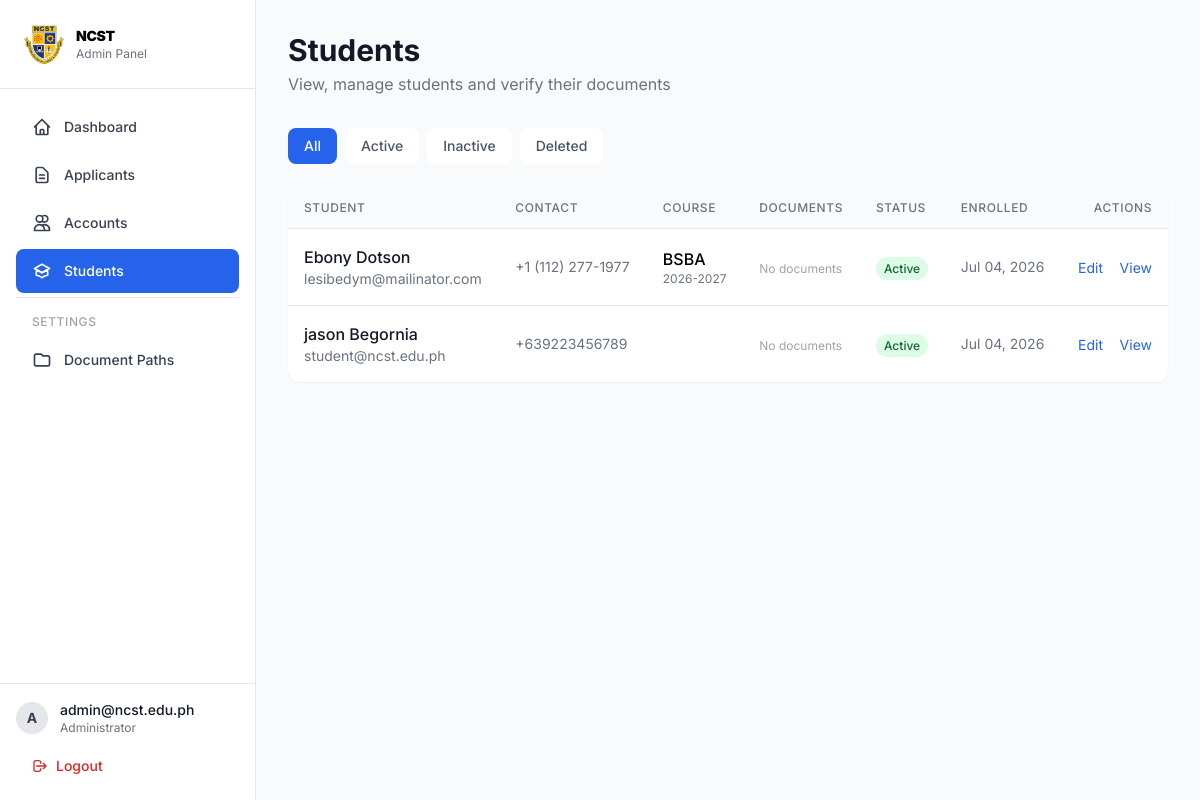
Before: /src/view/admin/students.php (signed in) with the older database file.
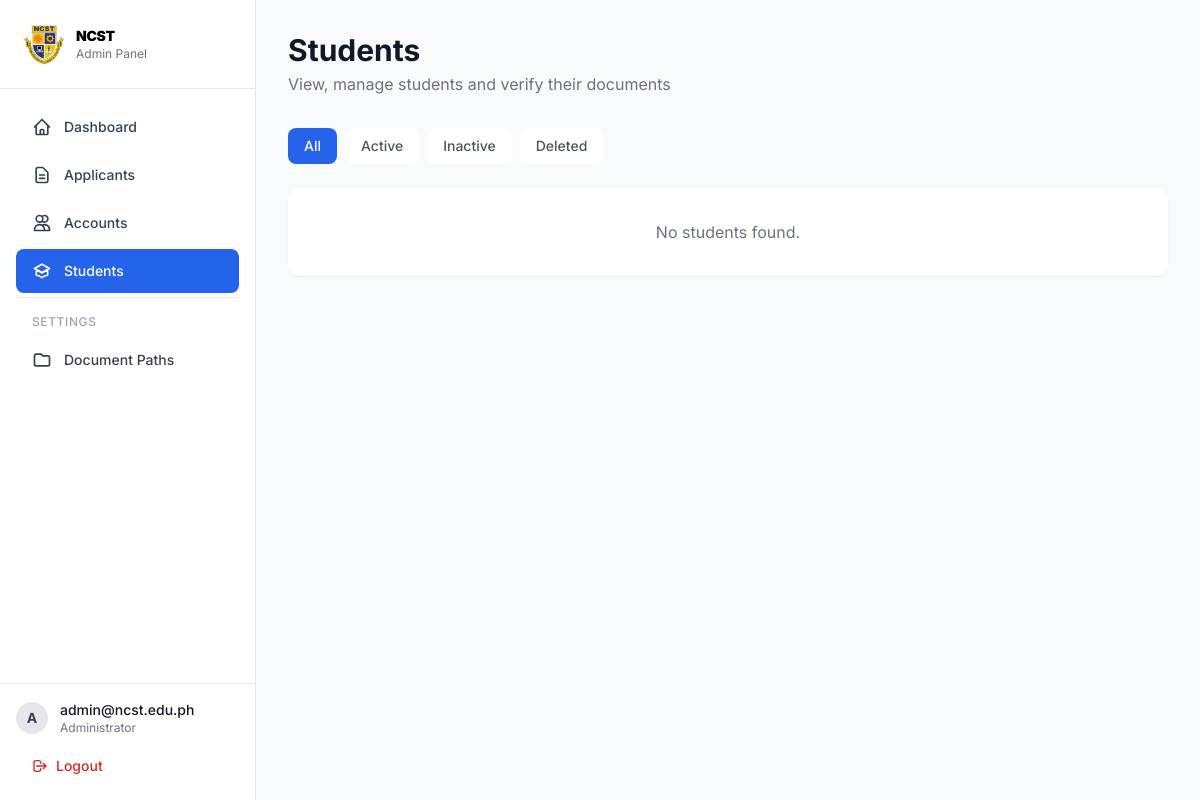
After: the same page with the newer database file.
### tables this page shows
CREATE TABLE `users` (
  `id` int(11) NOT NULL,
  `first_name` varchar(100) NOT NULL,
  `middle_name` varchar(100) DEFAULT NULL,
  `last_name` varchar(100) NOT NULL,
  `suffix` varchar(20) DEFAULT NULL,
  `birthday` date NOT NULL,
  `age` int(3) DEFAULT NULL,
  `gender` enum('Male','Female','Other') NOT NULL,
  `civil_status` enum('Single','Married','Widowed','Separated','Annulled') DEFAULT 'Single',
  `nationality` varchar(100) DEFAULT 'Filipino',
  `religion` varchar(100) DEFAULT NULL,
  `birth_place` varchar(255) DEFAULT NULL,
  `email` varchar(150) NOT NULL,
  `contact_number` varchar(20) NOT NULL,
  `home_address` varchar(255) DEFAULT NULL,
  `province` varchar(100) DEFAULT NULL,
  `city` varchar(100) DEFAULT NULL,
  `barangay` varchar(100) DEFAULT NULL,
  `zip_code` varchar(10) DEFAULT NULL,
  `password` varchar(255) NOT NULL,
  `role` enum('admin','staff','shs','college','registrar') NOT NULL DEFAULT 'college',
  `status` enum('active','inactive','pending','approved','rejected') NOT NULL DEFAULT 'pending',
  `deleted_at` date DEFAULT NULL,
  `created_by` int(11) DEFAULT NULL,
  `created_at` timestamp NOT NULL DEFAULT current_timestamp(),
  `updated_at` timestamp NOT NULL DEFAULT current_timestamp() ON UPDATE current_timestamp()
);

CREATE TABLE `students` (
  `id` int(11) NOT NULL,
  `user_id` int(11) NOT NULL,
  `father_name` varchar(255) DEFAULT NULL,
  `mother_name` varchar(255) DEFAULT NULL,
  `guardian_name` varchar(255) DEFAULT NULL,
  `guardian_contact` varchar(20) DEFAULT NULL,
  `guardian_relationship` varchar(50) DEFAULT NULL,
  `education_type` enum('freshman','transferee','shiftee') DEFAULT 'freshman',
  `highschool_name` varchar(255) DEFAULT NULL,
  `highschool_address` varchar(255) DEFAULT NULL,
  `shs_strand` varchar(100) DEFAULT NULL,
  `shs_track` varchar(100) DEFAULT NULL,
  `year_graduated` varchar(20) DEFAULT NULL,
  `lrn` varchar(20) DEFAULT NULL,
  `previous_college` varchar(255) DEFAULT NULL,
  `previous_course` varchar(100) DEFAULT NULL,
  `last_year_level` varchar(20) DEFAULT NULL,
  `preferred_course` varchar(100) DEFAULT NULL,
  `second_course` varchar(100) DEFAULT NULL,
  `semester` varchar(50) DEFAULT NULL,
  `academic_year` varchar(20) DEFAULT NULL,
  `enrollment_status` enum('pending','enrolled','not_enrolled','graduated','dropped') DEFAULT 'pending',
  `created_at` timestamp NOT NULL DEFAULT current_timestamp(),
  `updated_at` timestamp NOT NULL DEFAULT current_timestamp() ON UPDATE current_timestamp()
);

### src/config/helpers.php (called while the page is built, shortened)
<?php
function url($path = '') {
    return BASE_URL . $path;
}

### src/view/admin/students.php (the view, shortened to what the changed rows need)
<?php
require_once __DIR__ . '/sidebar.php';
$where = "WHERE u.role = 'student'";
try {
    $stmt = $pdo->query("
        SELECT u.*, s.preferred_course, s.academic_year, s.enrollment_status,
               a.id as applicant_id
        FROM users u
        LEFT JOIN students s ON s.user_id = u.id
        LEFT JOIN applicants a ON a.user_id = u.id
        $where
        ORDER BY u.created_at DESC
    ");
    $students = $stmt->fetchAll();
    $doc_counts = [];
} catch (Exception $e) {
    $students = [];
    $doc_counts = [];
    $all_docs = [];
}
?>
<div class="mb-8">
    <h1 class="text-3xl font-bold text-gray-900">Students</h1>
</div>
<div class="bg-white rounded-xl shadow-sm overflow-hidden">
    <?php if (empty($students)): ?>
        <div class="p-8 text-center text-gray-500">
            <p>No students found.</p>
        </div>
    <?php else: ?>
        <div class="overflow-x-auto">
            <table class="w-full">
                <thead class="bg-gray-50 border-b">
                    <tr>
                        <th class="px-4 py-3 text-left text-xs font-medium text-gray-500 uppercase tracking-wider">Student
                        </th>
                        <th class="px-4 py-3 text-left text-xs font-medium text-gray-500 uppercase tracking-wider">Contact
                        </th>
                        <th class="px-4 py-3 text-left text-xs font-medium text-gray-500 uppercase tracking-wider">Course
                        </th>
                        <th class="px-4 py-3 text-left text-xs font-medium text-gray-500 uppercase tracking-wider">Documents
                        </th>
                        <th class="px-4 py-3 text-left text-xs font-medium text-gray-500 uppercase tracking-wider">Status
                        </th>
                        <th class="px-4 py-3 text-left text-xs font-medium text-gray-500 uppercase tracking-wider">Enrolled
                        </th>
                        <th class="px-4 py-3 text-right text-xs font-medium text-gray-500 uppercase tracking-wider">Actions
                        </th>
                    </tr>
                </thead>
                <tbody class="divide-y divide-gray-200">
                    <?php foreach ($students as $s):
                        $dc = $doc_counts[$s['applicant_id']] ?? null;
                        $total_docs = $dc ? (int) $dc['total'] : 0;
                        $verified_docs = $dc ? (int) $dc['verified'] : 0;
                        $deleted_at = $s['deleted_at'] ?? null;
                        $delete_badge = '';
                        ?>
                        <tr class="hover:bg-gray-50 <?= $deleted_at ? 'opacity-60' : '' ?>">
                            <td class="px-4 py-4">
                                <div class="font-medium text-gray-900">
                                    <?= htmlspecialchars($s['first_name'] . ' ' . $s['last_name']) ?>         <?= $delete_badge ?>
                                </div>
                                <div class="text-sm text-gray-500"><?= htmlspecialchars($s['email']) ?></div>
                            </td>
                            <td class="px-4 py-4 text-sm text-gray-500">
                                <?= htmlspecialchars($s['contact_number']) ?>
                            </td>
                            <td class="px-4 py-4">
                                <span class="font-medium"><?= htmlspecialchars($s['preferred_course'] ?? '-') ?></span>
                                <div class="text-xs text-gray-500"><?= htmlspecialchars($s['academic_year'] ?? '') ?></div>
                            </td>
                            <td class="px-4 py-4">
                                <?php if ($total_docs > 0): ?>
                                    <span
                                        class="px-2 py-1 rounded-full text-xs font-medium <?= $verified_docs === $total_docs ? 'bg-green-100 text-green-800' : 'bg-amber-100 text-amber-800' ?>">
                                        <?= $verified_docs ?>/<?= $total_docs ?> verified
                                    </span>
                                <?php else: ?>
                                    <span class="text-xs text-gray-400">No documents</span>
                                <?php endif; ?>
                            </td>
                            <td class="px-4 py-4">
                                <span
                                    class="px-2 py-1 rounded-full text-xs font-medium <?= $s['status'] === 'active' ? 'bg-green-100 text-green-800' : 'bg-gray-100 text-gray-800' ?>">
                                    <?= ucfirst($s['status']) ?>
                                </span>
                            </td>
                            <td class="px-4 py-4 text-sm text-gray-500">
                                <?= date('M d, Y', strtotime($s['created_at'])) ?>
                            </td>
                            <td class="px-4 py-4 text-right space-x-3">
                                <a href="<?= url('/src/view/admin/managestudent.php?id=' . $s['id']) ?>"
                                    class="text-blue-600 hover:underline text-sm">Edit</a>
                                <button onclick="viewStudent(<?= $s['id'] ?>, <?= $s['applicant_id'] ?: 'null' ?>)"
                                    class="text-blue-600 hover:underline text-sm">View</button>
                            </td>
                        </tr>
                    <?php endforeach; ?>
                </tbody>
            </table>
        </div>
    <?php endif; ?>
</div>
</main>
</div>
</body>
</html>

Changed rows visible on the page:
no longer on this page (row edited): users: first_name+last_name "Ebony Dotson", email "lesibedym@mailinator.com", contact_number "+1 (112) 277-1977", students.preferred_course "BSBA", students.academic_year "2026-2027", status "Active", created_at "Jul 04, 2026"
no longer on this page (row edited): users: first_name+last_name "jason Begornia", email "student@ncst.edu.ph", contact_number "+639223456789", status "Active", created_at "Jul 04, 2026"
Other visible differences:
text no longer shown: "STUDENT CONTACT COURSE DOCUMENTS STATUS ENROLLED ACTIONS"
text now shown: "No students found."
